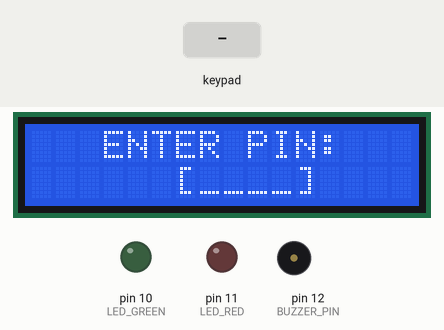
Bench run of a sketch on a simulated Arduino Uno, built with avr-gcc and run on an emulated ATmega328P. Parts: 16×2 character LCD, output pins drawn as LEDs (lit = HIGH), buzzer (waves = sounding). The test bench sets the inputs (shaded band). What the sketch prints to the serial monitor is not drawn.

Above: at 1.2 s.
1.3 s: keypad keys 1 2 3 4 pressed 0.4 s apart
At 4.1 s:
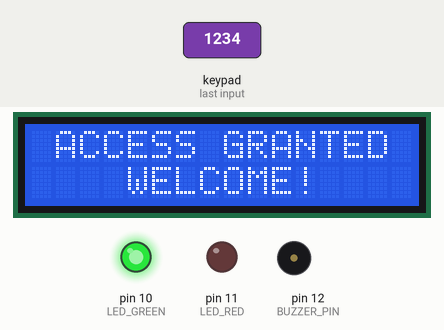
4.4 s: keypad keys 9 8 7 6 pressed 0.4 s apart
At 7.5 s:
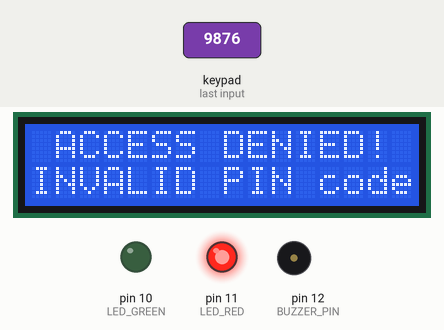
7.9 s: key 'A' pressed
At 8.6 s:
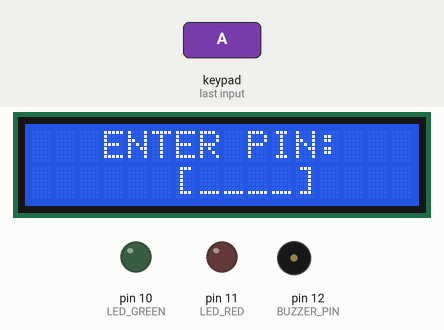
9.5 s: key '1' pressed
At 10.7 s:
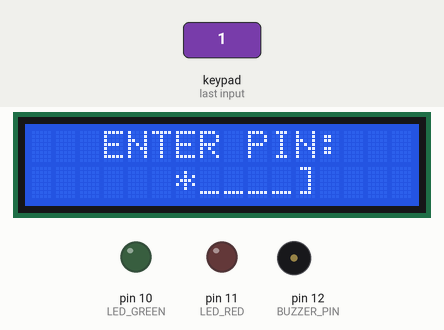
11.0 s: key '2' pressed
At 11.8 s:
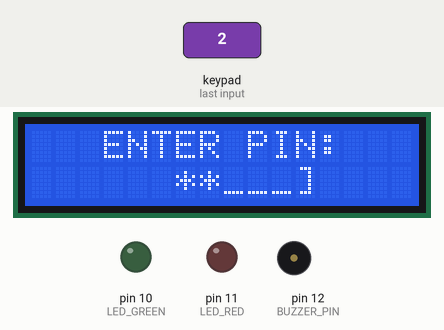
Timing chart, 0 to 13.5 s (numbered marks = the images above; inputs shaded):
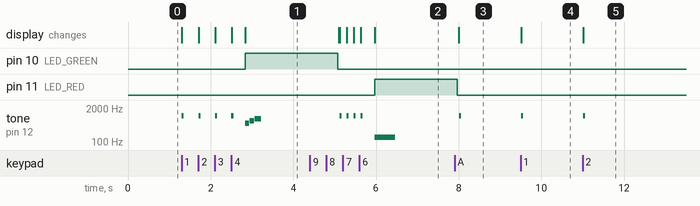

Measured:
- after the input at 1.3 s, pin 10 (LED_GREEN): LOW → HIGH after 1.5 s; tone on pin 12 (BUZZER_PIN): plays 1000 Hz for 0.05 s, 1000 Hz for 0.05 s, 1000 Hz for 0.05 s, 1000 Hz for 0.05 s, 523 Hz for 0.10 s, 659 Hz for 0.10 s … (7 notes in this stretch), starting at once; the display: first changes at once (image 1 shows a later state)
- after the input at 4.4 s, pin 11 (LED_RED): LOW → HIGH after 1.6 s; tone on pin 12 (BUZZER_PIN): plays 1000 Hz for 0.05 s, 1000 Hz for 0.05 s, 1000 Hz for 0.05 s, 1000 Hz for 0.05 s, 150 Hz for 0.50 s, starting after 0.72 s; the display: first differs from a run without the input after 0.72 s (image 2 shows a later state)
- after the input at 7.9 s, tone on pin 12 (BUZZER_PIN): silent → 1000 Hz after 0.12 s, → silent 0.05 s later
- after the input at 9.5 s, tone on pin 12 (BUZZER_PIN): silent → 1000 Hz at once, → silent 0.05 s later; the display: changes at once (image 4)
- after the input at 11.0 s, tone on pin 12 (BUZZER_PIN): silent → 1000 Hz at once, → silent 0.05 s later; the display: changes at once (image 5)

The sketch:

keypad_lcd.ino
```cpp
/**
 * @file keypad_lcd.ino
 * @author Vraj Ramavat
 * @brief Keypad and I2C LCD based password security system with lockout mechanism.
 * Submitted for Q28.
 */

#include <Wire.h>
#include <LiquidCrystal_I2C.h>
#include <Keypad.h>

// LCD Setup: Address 0x27, 16 Columns, 2 Rows
LiquidCrystal_I2C lcd(0x27, 16, 2);

// Keypad Configuration
const byte ROWS = 4;
const byte COLS = 4;
char keys[ROWS][COLS] = {
  {'1','2','3','A'},
  {'4','5','6','B'},
  {'7','8','9','C'},
  {'*','0','#','D'}
};
byte rowPins[ROWS] = {9, 8, 7, 6}; // Row pin connections
byte colPins[COLS] = {5, 4, 3, 2}; // Col pin connections

Keypad keypad = Keypad(makeKeymap(keys), rowPins, colPins, ROWS, COLS);

// Pin definitions
const int LED_GREEN = 10;
const int LED_RED = 11;
const int BUZZER_PIN = 12;

// Security settings
const char CORRECT_PIN[5] = "1234"; // 4-digit PIN + null terminator
char enteredPin[5] = "";
byte pinIndex = 0;
byte wrongAttempts = 0;

void setup() {
  pinMode(LED_GREEN, OUTPUT);
  pinMode(LED_RED, OUTPUT);
  pinMode(BUZZER_PIN, OUTPUT);

  // Initialize LCD
  lcd.init();
  lcd.backlight();

  Serial.begin(9600);
  Serial.println("--- Keypad Security Access System Initialized ---");

  resetSystem();
}

void loop() {
  char key = keypad.getKey();

  if (key) {
    // Beep briefly on any key press
    tone(BUZZER_PIN, 1000, 50);

    // If '#' is pressed, clear the input
    if (key == '#') {
      resetPinInput();
      return;
    }

    // Process digits (exclude function letters and symbols)
    if (key >= '0' && key <= '9') {
      enteredPin[pinIndex] = key;
      pinIndex++;

      // Print asterisk on LCD
      lcd.setCursor(pinIndex + 5, 1); // Centered entry line
      lcd.print('*');

      if (pinIndex == 4) {
        enteredPin[4] = '\0'; // Add null terminator
        checkPin();
      }
    }
  }
}

// Check PIN validity
void checkPin() {
  delay(300); // Give user a brief feedback moment
  lcd.clear();

  if (strcmp(enteredPin, CORRECT_PIN) == 0) {
    // PIN correct: ACCESS GRANTED
    Serial.println("[SECURITY] Correct PIN entered. Access Granted.");
    lcd.setCursor(1, 0);
    lcd.print("ACCESS GRANTED");
    lcd.setCursor(4, 1);
    lcd.print("WELCOME!");

    digitalWrite(LED_GREEN, HIGH);

    // Success sound (harmonic arpeggio)
    tone(BUZZER_PIN, 523, 100); // Do
    delay(120);
    tone(BUZZER_PIN, 659, 100); // Mi
    delay(120);
    tone(BUZZER_PIN, 784, 150); // Sol

    delay(2000);
    wrongAttempts = 0;
    resetSystem();
  }
  else {
    // PIN incorrect: ACCESS DENIED
    wrongAttempts++;
    Serial.print("[SECURITY] Incorrect PIN. Attempts: ");
    Serial.print(wrongAttempts);
    Serial.println("/3");

    lcd.setCursor(1, 0);
    lcd.print("ACCESS DENIED!");
    lcd.setCursor(0, 1);
    lcd.print("INVALID PIN code");

    digitalWrite(LED_RED, HIGH);

    // Alarm tone (low frequency flat buzz)
    tone(BUZZER_PIN, 150, 500);
    delay(2000);

    if (wrongAttempts >= 3) {
      lockoutSystem();
    } else {
      resetSystem();
    }
  }
}

// Lockout system for 10 seconds
void lockoutSystem() {
  Serial.println("[SECURITY] 3 Failed attempts. System locked out for 10s.");
  lcd.clear();
  lcd.setCursor(1, 0);
  lcd.print("SYSTEM LOCKED!");

  digitalWrite(LED_GREEN, LOW);

  for (int secondsLeft = 10; secondsLeft > 0; secondsLeft--) {
    lcd.setCursor(0, 1);
    lcd.print("Wait: ");
    lcd.print(secondsLeft);
    lcd.print(" seconds  ");

    // Flash Red LED and buzz briefly each second
    digitalWrite(LED_RED, HIGH);
    tone(BUZZER_PIN, 1000, 100);
    delay(500);
    digitalWrite(LED_RED, LOW);
    delay(500);
  }

  wrongAttempts = 0;
  resetSystem();
}

// Reset entry state
void resetPinInput() {
  pinIndex = 0;
  memset(enteredPin, 0, sizeof(enteredPin));
  lcd.setCursor(0, 1);
  lcd.print("      [____]    "); // Clean template line
}

// Reset entire visual state
void resetSystem() {
  digitalWrite(LED_GREEN, LOW);
  digitalWrite(LED_RED, LOW);
  noTone(BUZZER_PIN);

  lcd.clear();
  lcd.setCursor(3, 0);
  lcd.print("ENTER PIN:");

  resetPinInput();
}
```
